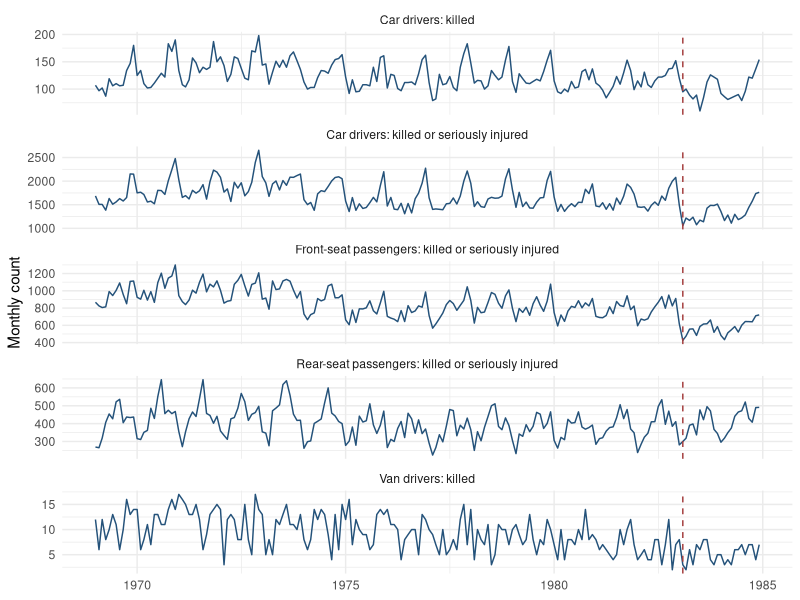

The R source for this figure:
## ---- chunk 1
required_packages <- c("ggplot2", "nlme")
missing_packages <- required_packages[!vapply(
  required_packages,
  requireNamespace,
  logical(1),
  quietly = TRUE
)]
if (length(missing_packages) > 0) {
  install.packages(missing_packages, repos = "https://cloud.r-project.org")
}
invisible(lapply(required_packages, library, character.only = TRUE))

data("Seatbelts", package = "datasets")

seatbelts <- as.data.frame(Seatbelts)
seatbelts$time <- seq_len(nrow(seatbelts))
seatbelts$date <- seq(as.Date("1969-01-01"), by = "month", length.out = nrow(seatbelts))
seatbelts$post_time <- ifelse(
  seatbelts$law == 1,
  seatbelts$time - min(seatbelts$time[seatbelts$law == 1]),
  0
)
seatbelts$season_sin <- sin(2 * pi * seatbelts$time / 12)
seatbelts$season_cos <- cos(2 * pi * seatbelts$time / 12)
intervention_date <- min(seatbelts$date[seatbelts$law == 1])

stopifnot(
  intervention_date == as.Date("1983-02-01"),
  all(seatbelts[c("front", "drivers", "DriversKilled", "rear", "VanKilled")] > 0),
  all(is.finite(seatbelts$kms)),
  all(is.finite(seatbelts$PetrolPrice))
)
## ---- chunk 2
outcome_names <- c("front", "drivers", "DriversKilled", "rear", "VanKilled")
outcome_labels <- c(
  front = "Front-seat passengers: killed or seriously injured",
  drivers = "Car drivers: killed or seriously injured",
  DriversKilled = "Car drivers: killed",
  rear = "Rear-seat passengers: killed or seriously injured",
  VanKilled = "Van drivers: killed"
)

outcome_long <- do.call(rbind, lapply(outcome_names, function(name) {
  data.frame(
    date = seatbelts$date,
    outcome = unname(outcome_labels[[name]]),
    value = seatbelts[[name]]
  )
}))

ggplot(outcome_long, aes(date, value)) +
  geom_line(linewidth = 0.5, colour = "#24527a") +
  geom_vline(xintercept = intervention_date, linetype = "dashed", colour = "#a23b3b") +
  facet_wrap(~ outcome, ncol = 1, scales = "free_y") +
  labs(x = NULL, y = "Monthly count") +
  theme_minimal(base_size = 11)
## ---- chunk 3
fit_outcome <- function(outcome_name) {
  formula <- as.formula(paste0(
    "log(", outcome_name, ") ~ time + law + post_time + season_sin + season_cos"
  ))
  gls(
    formula,
    data = seatbelts,
    correlation = corAR1(form = ~ time),
    method = "ML"
  )
}

outcome_fits <- setNames(lapply(outcome_names, fit_outcome), outcome_names)

summarise_outcome <- function(outcome_name) {
  model <- outcome_fits[[outcome_name]]
  coefficients <- coef(model)
  immediate <- coefficients[["law"]]
  month_12 <- immediate + 12 * coefficients[["post_time"]]
  data.frame(
    outcome = unname(outcome_labels[[outcome_name]]),
    immediate_percent = 100 * (exp(immediate) - 1),
    month_12_percent = 100 * (exp(month_12) - 1)
  )
}

outcome_results <- do.call(rbind, lapply(outcome_names, summarise_outcome))
outcome_results$immediate_percent <- round(outcome_results$immediate_percent, 1)
outcome_results$month_12_percent <- round(outcome_results$month_12_percent, 1)
outcome_results

stopifnot(
  nrow(outcome_results) == length(outcome_names),
  all(is.finite(outcome_results$immediate_percent)),
  all(is.finite(outcome_results$month_12_percent))
)
## ---- chunk 4
pre_law <- subset(seatbelts, law == 0)

comparison_audit <- data.frame(
  candidate = c("Rear-seat casualties", "Van-driver deaths"),
  pre_law_log_correlation = c(
    cor(log(pre_law$front), log(pre_law$rear)),
    cor(log(pre_law$front), log(pre_law$VanKilled))
  ),
  causal_concern = c(
    "Passenger redistribution and different exposure",
    "Weak pre-law relationship and its own intervention-period fall"
  )
)

comparison_audit
## ---- chunk 5
controlled_data <- rbind(
  transform(seatbelts, series = "Rear-seat comparison", log_outcome = log(rear)),
  transform(seatbelts, series = "Front-seat targeted", log_outcome = log(front))
)
controlled_data$series <- relevel(factor(controlled_data$series), ref = "Rear-seat comparison")
controlled_data <- controlled_data[order(controlled_data$series, controlled_data$time), ]

controlled_fit <- gls(
  log_outcome ~ series * (time + law + post_time) + season_sin + season_cos,
  data = controlled_data,
  correlation = corAR1(form = ~ time | series),
  method = "ML"
)

controlled_terms <- summary(controlled_fit)$tTable[c(
  "seriesFront-seat targeted:law",
  "seriesFront-seat targeted:post_time"
), ]

controlled_terms

controlled_immediate_percent <- 100 * (
  exp(coef(controlled_fit)[["seriesFront-seat targeted:law"]]) - 1
)
controlled_immediate_percent

stopifnot(
  all(is.finite(controlled_terms)),
  comparison_audit$pre_law_log_correlation[[1]] >
    comparison_audit$pre_law_log_correlation[[2]]
)
## ---- chunk 6
model_formulas <- list(
  "Level only" = log(front) ~ time + law + season_sin + season_cos,
  "Level and trend" = log(front) ~ time + law + post_time + season_sin + season_cos,
  "With distance and petrol price" = log(front) ~
    time + law + post_time + log(kms) + PetrolPrice + season_sin + season_cos
)

sensitivity_fits <- lapply(model_formulas, function(formula) {
  gls(
    formula,
    data = seatbelts,
    correlation = corAR1(form = ~ time),
    method = "ML"
  )
})

sensitivity_results <- do.call(rbind, lapply(names(sensitivity_fits), function(name) {
  model <- sensitivity_fits[[name]]
  data.frame(
    specification = name,
    immediate_percent = 100 * (exp(coef(model)[["law"]]) - 1),
    AIC = AIC(model)
  )
}))

row.names(sensitivity_results) <- NULL
sensitivity_results$immediate_percent <- round(sensitivity_results$immediate_percent, 1)
sensitivity_results$AIC <- round(sensitivity_results$AIC, 1)
sensitivity_results

stopifnot(
  nrow(sensitivity_results) == 3L,
  all(is.finite(sensitivity_results$immediate_percent)),
  all(is.finite(sensitivity_results$AIC))
)
## ---- chunk 7
fit_interruption_date <- function(data, interruption_date) {
  false_data <- data
  false_time <- min(false_data$time[false_data$date >= interruption_date])
  false_data$interrupted <- as.integer(false_data$time >= false_time)
  false_data$time_after_interruption <- pmax(0, false_data$time - false_time)

  model <- gls(
    log(front) ~
      time + interrupted + time_after_interruption + season_sin + season_cos,
    data = false_data,
    correlation = corAR1(form = ~ time),
    method = "ML"
  )

  data.frame(
    date = interruption_date,
    immediate_percent = 100 * (exp(coef(model)[["interrupted"]]) - 1)
  )
}

false_dates <- as.Date(c("1978-02-01", "1980-02-01", "1981-02-01"))
placebo_results <- do.call(
  rbind,
  lapply(false_dates, function(date) fit_interruption_date(pre_law, date))
)

actual_result <- data.frame(
  date = intervention_date,
  immediate_percent = sensitivity_results$immediate_percent[
    sensitivity_results$specification == "Level and trend"
  ]
)

rbind(placebo_results, actual_result)

stopifnot(
  nrow(placebo_results) == length(false_dates),
  all(placebo_results$date < intervention_date),
  all(is.finite(placebo_results$immediate_percent))
)
